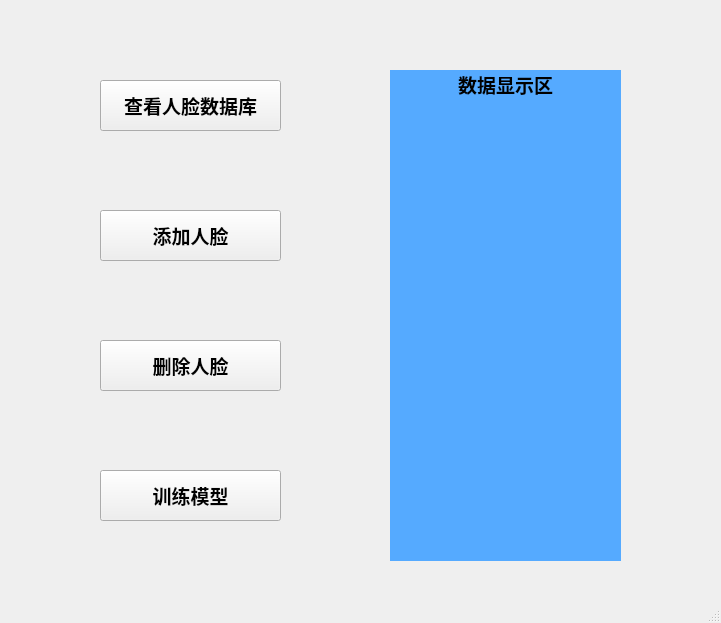
<?xml version="1.0" encoding="UTF-8"?>
<ui version="4.0">
 <class>mainWindow</class>
 <widget class="QMainWindow" name="mainWindow">
  <property name="geometry">
   <rect>
    <x>0</x>
    <y>0</y>
    <width>721</width>
    <height>623</height>
   </rect>
  </property>
  <property name="windowTitle">
   <string>基于深度学习模型的人脸识别系统</string>
  </property>
  <widget class="QWidget" name="centralwidget">
   <widget class="QPushButton" name="pushButton1">
    <property name="geometry">
     <rect>
      <x>100</x>
      <y>80</y>
      <width>181</width>
      <height>51</height>
     </rect>
    </property>
    <property name="font">
     <font>
      <pointsize>14</pointsize>
      <weight>75</weight>
      <bold>true</bold>
     </font>
    </property>
    <property name="text">
     <string>查看人脸数据库</string>
    </property>
   </widget>
   <widget class="QPushButton" name="pushButton2">
    <property name="geometry">
     <rect>
      <x>100</x>
      <y>210</y>
      <width>181</width>
      <height>51</height>
     </rect>
    </property>
    <property name="font">
     <font>
      <pointsize>14</pointsize>
      <weight>75</weight>
      <bold>true</bold>
     </font>
    </property>
    <property name="text">
     <string>添加人脸</string>
    </property>
   </widget>
   <widget class="QLabel" name="label">
    <property name="geometry">
     <rect>
      <x>390</x>
      <y>70</y>
      <width>231</width>
      <height>491</height>
     </rect>
    </property>
    <property name="font">
     <font>
      <pointsize>14</pointsize>
      <weight>75</weight>
      <bold>true</bold>
     </font>
    </property>
    <property name="styleSheet">
     <string notr="true">background-color: rgb(85, 170, 255);</string>
    </property>
    <property name="text">
     <string>数据显示区</string>
    </property>
    <property name="alignment">
     <set>Qt::AlignHCenter|Qt::AlignTop</set>
    </property>
   </widget>
   <widget class="QPushButton" name="pushButton3">
    <property name="geometry">
     <rect>
      <x>100</x>
      <y>340</y>
      <width>181</width>
      <height>51</height>
     </rect>
    </property>
    <property name="font">
     <font>
      <pointsize>14</pointsize>
      <weight>75</weight>
      <bold>true</bold>
     </font>
    </property>
    <property name="text">
     <string>删除人脸</string>
    </property>
   </widget>
   <widget class="QPushButton" name="pushButton4">
    <property name="geometry">
     <rect>
      <x>100</x>
      <y>470</y>
      <width>181</width>
      <height>51</height>
     </rect>
    </property>
    <property name="font">
     <font>
      <pointsize>14</pointsize>
      <weight>75</weight>
      <bold>true</bold>
     </font>
    </property>
    <property name="text">
     <string>训练模型</string>
    </property>
   </widget>
  </widget>
  <widget class="QMenuBar" name="menubar">
   <property name="geometry">
    <rect>
     <x>0</x>
     <y>0</y>
     <width>721</width>
     <height>26</height>
    </rect>
   </property>
  </widget>
  <widget class="QStatusBar" name="statusbar"/>
 </widget>
 <resources/>
 <connections/>
</ui>
